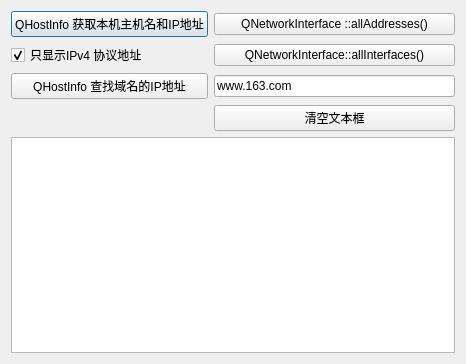
<?xml version="1.0" encoding="UTF-8"?>
<ui version="4.0">
 <class>Dialog</class>
 <widget class="QDialog" name="Dialog">
  <property name="geometry">
   <rect>
    <x>0</x>
    <y>0</y>
    <width>466</width>
    <height>364</height>
   </rect>
  </property>
  <property name="windowTitle">
   <string>Dialog</string>
  </property>
  <layout class="QVBoxLayout" name="verticalLayout">
   <item>
    <layout class="QGridLayout" name="gridLayout">
     <item row="0" column="0">
      <widget class="QPushButton" name="btnGetHostInfo">
       <property name="text">
        <string>QHostInfo 获取本机主机名和IP地址</string>
       </property>
      </widget>
     </item>
     <item row="0" column="1">
      <widget class="QPushButton" name="btnDetail">
       <property name="text">
        <string>QNetworkInterface ::allAddresses()</string>
       </property>
      </widget>
     </item>
     <item row="1" column="0">
      <widget class="QCheckBox" name="chkOnlyIPv4">
       <property name="text">
        <string>只显示IPv4 协议地址</string>
       </property>
       <property name="checked">
        <bool>true</bool>
       </property>
      </widget>
     </item>
     <item row="1" column="1">
      <widget class="QPushButton" name="btnALLInterface">
       <property name="text">
        <string>QNetworkInterface::allInterfaces()</string>
       </property>
      </widget>
     </item>
     <item row="2" column="0">
      <widget class="QPushButton" name="btnLookup">
       <property name="text">
        <string>QHostInfo 查找域名的IP地址</string>
       </property>
      </widget>
     </item>
     <item row="2" column="1">
      <widget class="QLineEdit" name="editHost">
       <property name="text">
        <string>www.163.com</string>
       </property>
      </widget>
     </item>
     <item row="3" column="1">
      <widget class="QPushButton" name="btnClear">
       <property name="text">
        <string>清空文本框</string>
       </property>
      </widget>
     </item>
    </layout>
   </item>
   <item>
    <widget class="QPlainTextEdit" name="plainTextEdit"/>
   </item>
  </layout>
 </widget>
 <layoutdefault spacing="6" margin="11"/>
 <resources/>
 <connections/>
</ui>
